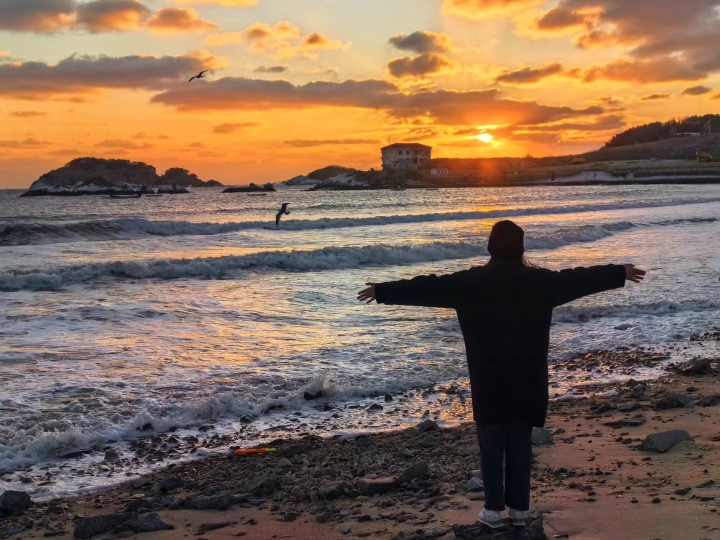
#> input picture 有意思的小算法/test.jpeg, 1440 x 1080 px (shown at 1/2 size)
$ python img_img.py
#> lines starting #> are read from the running program, lines starting #| are printed output that depends on the picture
import cv2
import numpy as np

img = cv2.imread("test.jpeg")
#> img is the input picture: shape (1080, 1440, 3); mean B, G, R 89.3, 108.2, 133.6
img = cv2.cvtColor(img, cv2.COLOR_BGR2GRAY)
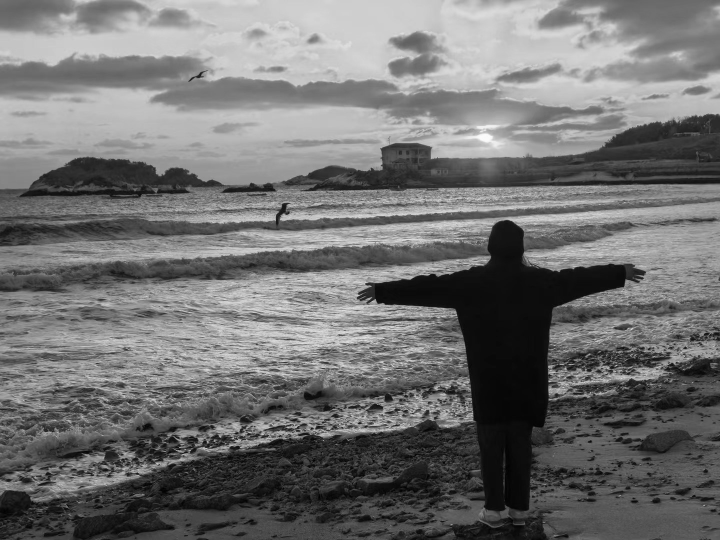
#> img: shape (1080, 1440) (shown at 1/2 size); min 0, max 252, mean 113.7
img = img[::2]
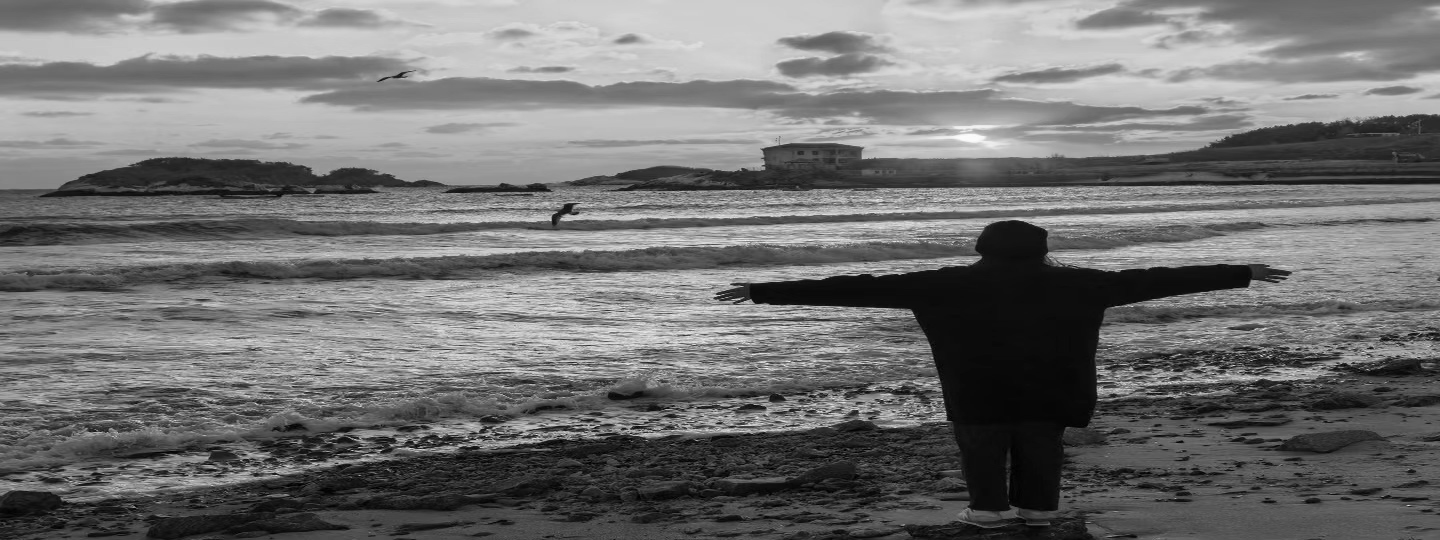
#> img: shape (540, 1440); min 0, max 252, mean 113.7
img = img[:, ::2]
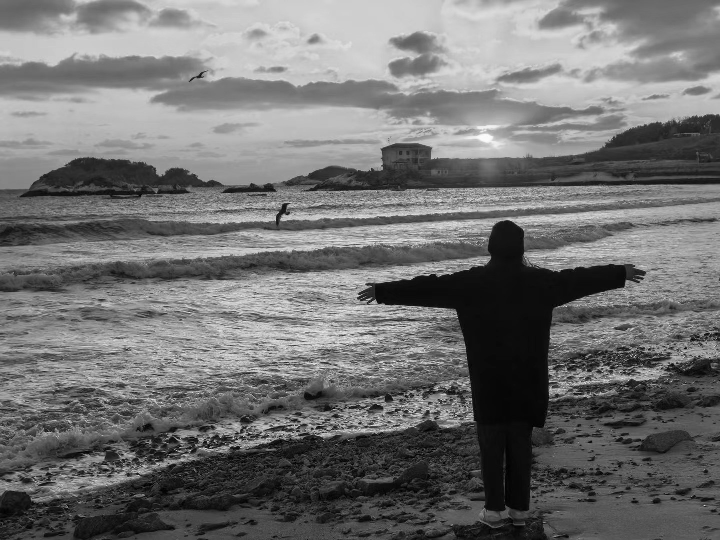
#> img: shape (540, 720); min 0, max 252, mean 113.7
img = img[0:400:, 0:400:]
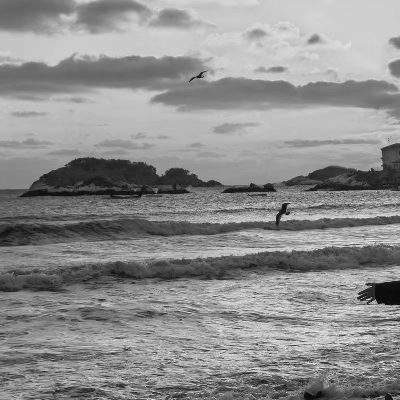
#> img: shape (400, 400); min 6, max 244, mean 141.6
img = np.dot(img, img)
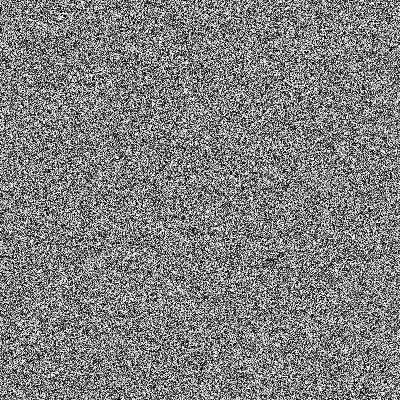
#> img: shape (400, 400); min 0, max 255, mean 127.5
img = img.astype(np.uint8)
print(img)
#> (printed output is left out)
cv2.imshow('Img_img', img)
cv2.waitKey(0)
cv2.destroyAllWindows()
